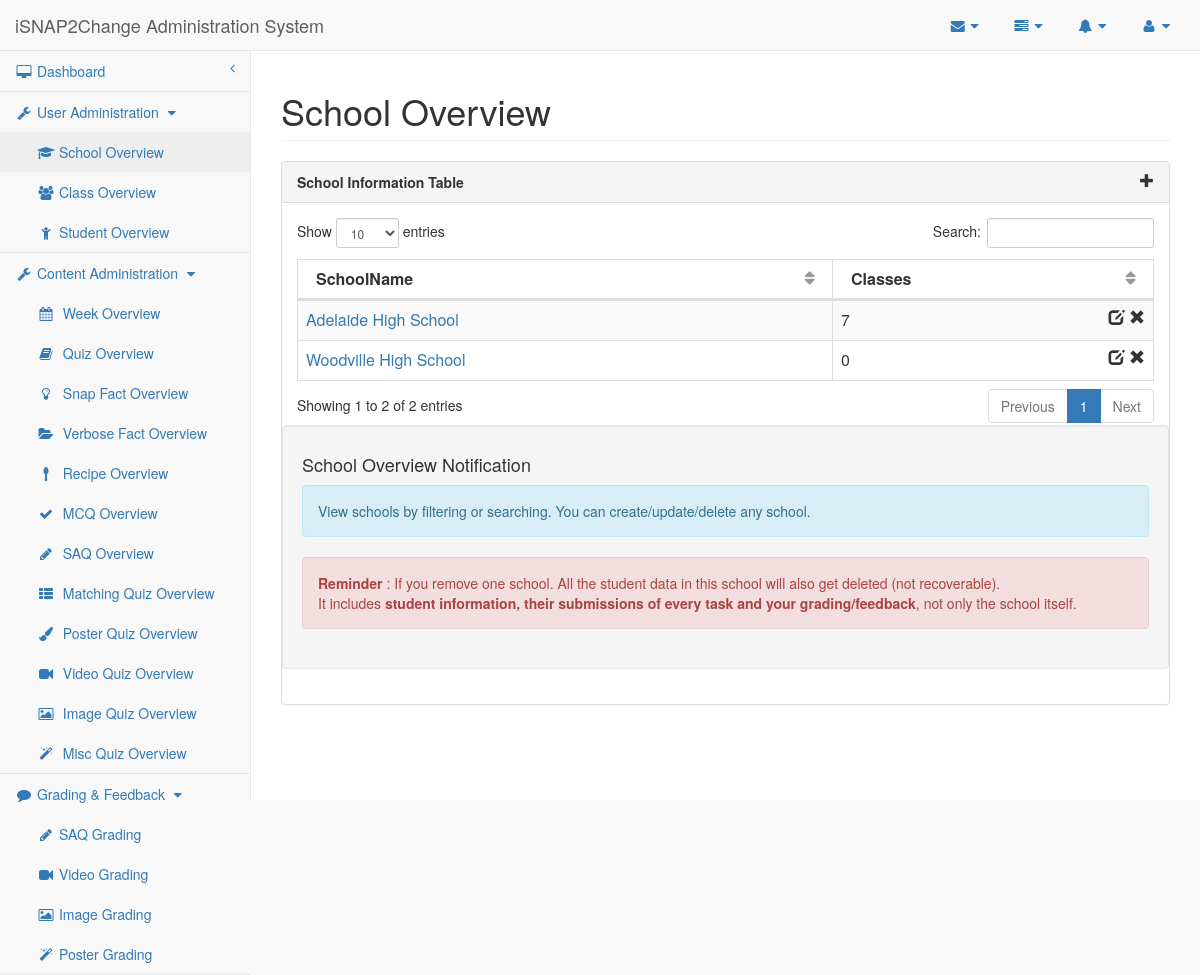
Page /researcher/school.php on the earlier database version.
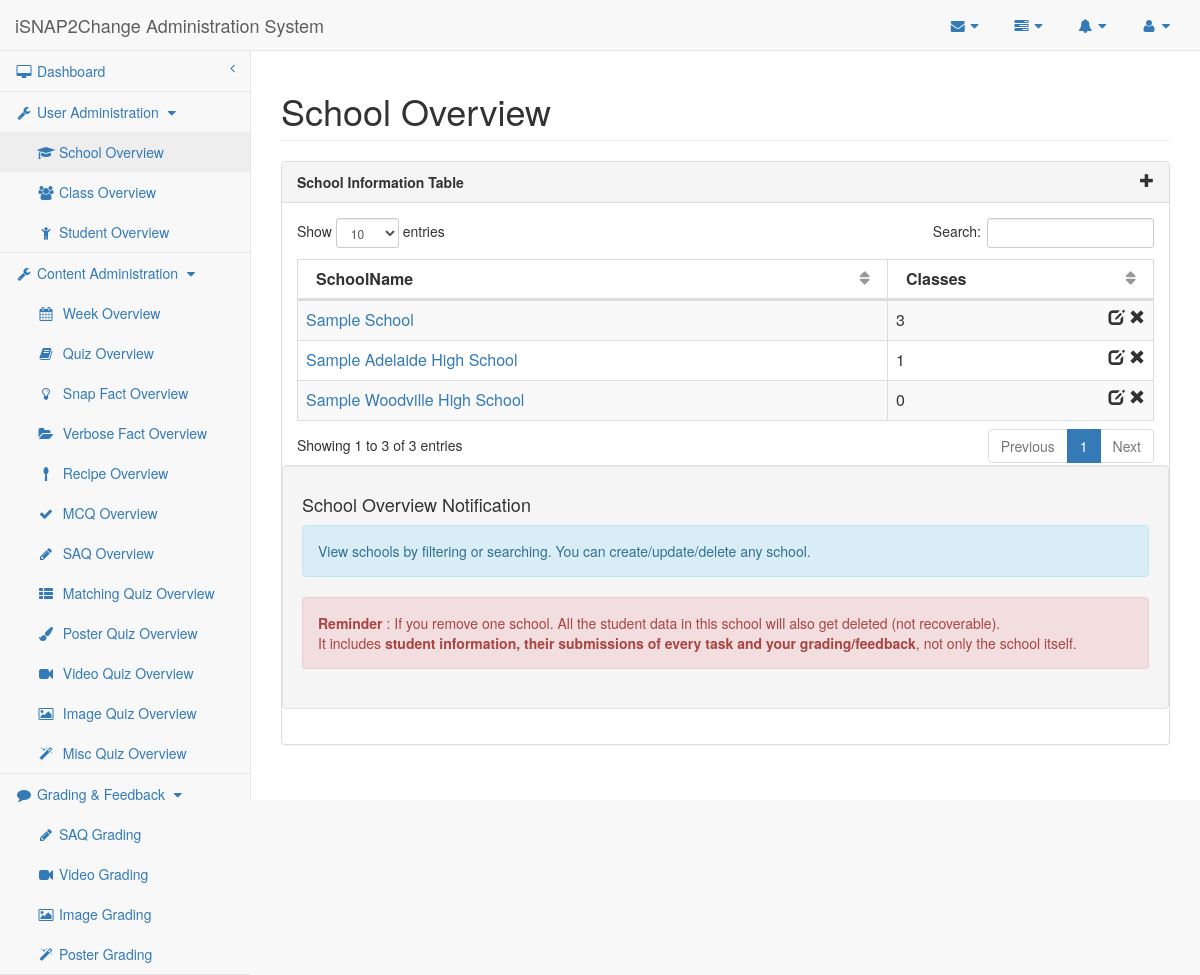
Same page on the later database version.
### tables this page shows
CREATE TABLE IF NOT EXISTS `School` (
  SchoolID   MEDIUMINT AUTO_INCREMENT,
  SchoolName VARCHAR(190) UNIQUE,
  CONSTRAINT School_SchoolID_PK PRIMARY KEY (SchoolID)
);

### researcher/researcher-lib.php (called while the page is built, shortened)
<?php
require_once("../mysql-lib.php");
$userAdminPageArr = array('School', 'Class', 'Student');
$userAdminIconArr = array('mortar-board', 'users', 'child');
$contentAdminPageArr = array('Week', 'Quiz', 'Snap Fact', 'Verbose Fact', 'Recipe', 'MCQ', 'SAQ', 'Matching', 'Poster', 'Video', 'Image', 'Misc');
$quizTypeArr = array('Matching', 'Poster', 'Video', 'Image', 'Misc');
$contentAdminIconArr = array('calendar', 'book', 'lightbulb-o', 'folder-open', 'spoon', 'check', 'pencil', 'th-list', 'paint-brush', 'video-camera', 'picture-o', 'magic');
$gradingPageArr = array('SAQ Grading', 'Video Grading', 'Image Grading', 'Poster Grading');
$gradingIconArr = array('pencil', 'video-camera', 'picture-o', 'magic');
?>

### mysql-lib.php (called while the page is built, shortened)
<?php
function getSchools(PDO $conn)
{
    return getRecords($conn, "School");
}
function getClassNum(PDO $conn)
{
    $classNumSql = "SELECT count(*) AS Count, SchoolID
                   FROM School NATURAL JOIN Class
                   GROUP BY SchoolID";
    $classNumQuery = $conn->prepare($classNumSql);
    $classNumQuery->execute();
    $classNumResult = $classNumQuery->fetchAll(PDO::FETCH_OBJ);
    return $classNumResult;
}
function getRecords(PDO $conn, $tableName, array $joinTables = null)
{
    $tableSql = "SELECT * FROM " . $tableName;
    $tableQuery = $conn->prepare($tableSql);
    $tableQuery->execute();
    $tableResult = $tableQuery->fetchAll(PDO::FETCH_OBJ);
    return $tableResult;
}
?>

### researcher/school.php (the view, shortened to what the changed rows need)
<?php
require_once("../mysql-lib.php");
require_once("researcher-lib.php");
try {
    $conn = db_connect();
} catch (Exception $e) {
    debug_err($e);
}
try {
    $schoolResult = getSchools($conn);
    $classNumResult = getClassNum($conn);
} catch (Exception $e) {
    debug_err($e);
}
?>
<!DOCTYPE html>
<html lang="en">
<?php require_once('header-lib.php'); ?>
<body>
<div id="wrapper">
    <?php require_once('navigation.php'); ?>
    <div id="page-wrapper">
        <div class="row">
            <div class="col-lg-12">
                <h1 class="page-header">School Overview</h1>
            </div>
        </div>
        <div class="row">
            <div class="col-lg-12">
                <div class="panel panel-default">
                    <div class="panel-body">
                        <div class="dataTable_wrapper">
                            <table class="table table-striped table-bordered table-hover" id="dataTables-example">
                                <thead>
                                <tr>
                                    <th>SchoolName</th>
                                    <th>Classes</th>
                                </tr>
                                </thead>
                                <tbody>
                                <?php for ($i = 0; $i < count($schoolResult); $i++) { ?>
                                    <tr class="<?php if ($i % 2 == 0) {
                                        echo "odd";
                                    } else {
                                        echo "even";
                                    } ?>">
                                        <td>
                                            <a href="class.php?schoolID=<?php echo $schoolResult[$i]->SchoolID ?>"><?php echo $schoolResult[$i]->SchoolName ?></a>
                                        </td>
                                        <td><?php $count = 0;
                                            for ($j = 0; $j < count($classNumResult); $j++) {
                                                if ($classNumResult[$j]->SchoolID == $schoolResult[$i]->SchoolID) $count = $classNumResult[$j]->Count;
                                            }
                                            echo $count; ?><span class="glyphicon glyphicon-remove pull-right"
                                                                 aria-hidden="true"></span><span class="pull-right"
                                                                                                 aria-hidden="true">&nbsp;</span><span
                                                class="glyphicon glyphicon-edit pull-right" data-toggle="modal"
                                                data-target="#dialog" aria-hidden="true"></span></td>
                                    </tr>
                                <?php } ?>
                                </tbody>
                            </table>
                        </div>
                        <div class="well row">
                            <h4>School Overview Notification</h4>
                            <div class="alert alert-info">
                            </div>
                            <div class="alert alert-danger">
                            </div>
                        </div>
                    </div>
                </div>
            </div>
        </div>
    </div>
</div>
<?php require_once('sb-admin-lib.php'); ?>
</body>
</html>

### researcher/navigation.php (shortened to what the changed rows need)
<nav class="navbar navbar-default navbar-static-top" role="navigation" style="margin-bottom: 0">
    <div class="navbar-default sidebar" role="navigation">
        <div class="sidebar-nav navbar-collapse">
            <ul class="nav" id="side-menu">
                <li>
                    <ul id="userAdmin" class="collapse in nav nav-second-level" aria-expanded="true">
                        <?php for ($i = 0; $i < count($userAdminPageArr); $i++) { ?>
                            <li>
                                <a href="<?php echo strtolower($userAdminPageArr[$i]); ?>.php"><i
                                        class="fa fa-fw fa-<?php echo $userAdminIconArr[$i]; ?>"></i>&nbsp;<?php echo $userAdminPageArr[$i]; ?>
                                    Overview</a>
                            </li>
                        <?php } ?>
                    </ul>
                </li>
                <li>
                    <ul id="contentAdmin" class="collapse in nav nav-second-level" aria-expanded="true">
                        <?php for ($i = 0; $i < count($contentAdminPageArr); $i++) { ?>
                            <li>
                                <a href="<?php echo str_replace(" ", "-", strtolower($contentAdminPageArr[$i])); ?>.php">
                                    <i class="fa fa-fw fa-<?php echo $contentAdminIconArr[$i]; ?>"></i>
                                    &nbsp;<?php echo $contentAdminPageArr[$i];
                                    if (in_array($contentAdminPageArr[$i], $quizTypeArr)) echo " Quiz" ?> Overview</a>
                            </li>
                        <?php } ?>
                    </ul>
                </li>
                <li>
                    <ul id="gradingPage" class="collapse in nav nav-second-level" aria-expanded="true">
                        <?php for ($i = 0; $i < count($gradingPageArr); $i++) { ?>
                            <li>
                                <a href="<?php echo str_replace(" ", "-", strtolower($gradingPageArr[$i])); ?>.php"><i
                                        class="fa fa-fw fa-<?php echo $gradingIconArr[$i]; ?>"></i>&nbsp;<?php echo $gradingPageArr[$i]; ?>
                                </a>
                            </li>
                        <?php } ?>
                    </ul>
                </li>
            </ul>
        </div>
    </div>
</nav>

Differences in the rows shown:
changed school: SchoolName "Woodville High School" → "Sample Adelaide High School"; count "0" → "1"; moves up the list
changed school: SchoolName "Adelaide High School" → "Sample School"; count "7" → "3"
added school: SchoolName "Sample Woodville High School", count "0"
Other differences:
text written by a page script: "Show entries Search: Showing 1 to 2 of 2 entries Previous 1 Next" → "Show entries Search: Showing 1 to 3 of 3 entries Previous 1 Next"
